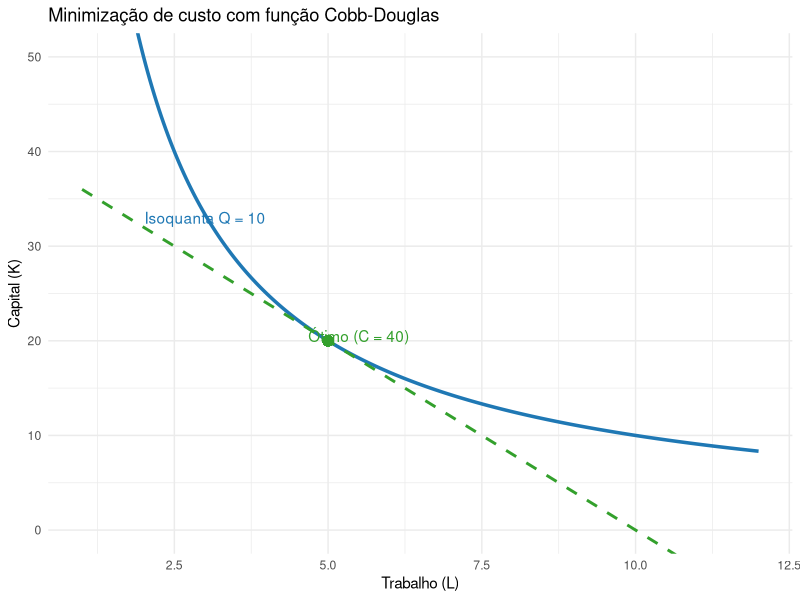

The R source for this figure:
## ---- chunk 1
#| warning: false
#| message: false
#| fig-width: 6
#| fig-height: 5

library(ggplot2)
library(dplyr)

# Função de produção Q = L^0.5 * K^0.5 → K = Q^2 / L
isoquanta <- function(L, Q) (Q^2) / L

# Linha de isocusto: C = wL + rK → K = (C - wL)/r
isocusto <- function(L, C, w = 4, r = 1) (C - w * L) / r

# Valores de L
# L_vals <- seq(1, 12)
L_vals <- seq(1, 12, length.out = 300)

dados <- tibble(
  L = L_vals,
  isoquanta = isoquanta(L, 10),
  isocusto_40 = isocusto(L, 40),
  isocusto_50 = isocusto(L, 50)
)

ggplot(dados, aes(x = L)) +
  geom_line(aes(y = isoquanta), color = "#1f78b4", size = 1.2) +
  geom_line(aes(y = isocusto_40), color = "#33a02c", linetype = "dashed", size = 1) +
  # geom_line(aes(y = isocusto_50), color = "#e31a1c", linetype = "dotted", size = 1) +
  geom_point(aes(x = 5, y = 20), color = "#33a02c", size = 3) +
  annotate("text", x = 5.5, y = 20.5, label = "Ótimo (C = 40)", color = "#33a02c") +
  annotate("text", x = 3, y = 33, label = "Isoquanta Q = 10", color = "#1f78b4") +
  labs(
    x = "Trabalho (L)",
    y = "Capital (K)",
    title = "Minimização de custo com função Cobb-Douglas"
  ) +
  coord_cartesian(ylim = c(0, 50)) +
  theme_minimal()
